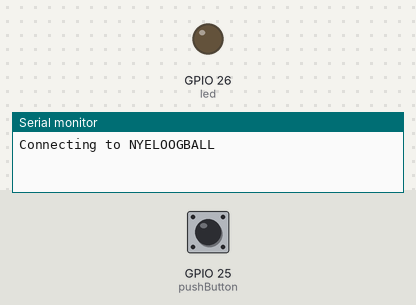
This sketch was run on a simulated ESP32. Shown: output pins drawn as LEDs (lit = HIGH), the last lines printed to the serial monitor. Dashed ring = blinking. The inputs (shaded band) are chosen by the test bench; at power-on: GPIO 25 (pushButton) LOW. WiFi joins after 1.5 s; servers stay silent unless stated; the local clock reads 2024-03-15 10:24:30 at power-on unless the sketch sets it.

Above: at 0.1 s.
At 2.7 s:
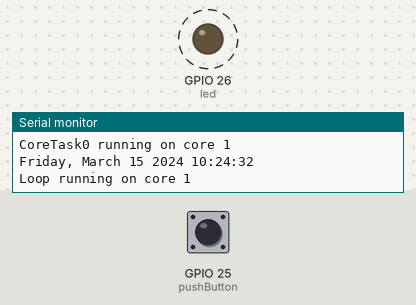
2.8 s: GPIO 25 (pushButton) pulled HIGH for 1.2 s
Timing chart, 0 to 12.3 s (numbered marks = the images above; inputs shaded):
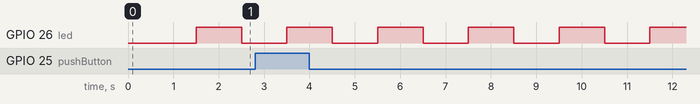

The sketch:

watchdog_error_01.ino
```cpp
#include <WiFi.h>
#include "time.h"
const byte core0 = 0;
const byte core1 = 1;
const byte pushButton =25;
const byte led =26;
const char* ssid       = "NYELOOGBALL";
const char* password   = "egat593618";
const char* ntpServer = "pool.ntp.org";
const long  gmtOffset_sec = 3600 * 7;
const int   daylightOffset_sec = 3600;
void coreTask0( void * pvParameters )
{
  pinMode(led, OUTPUT);
  for (;;)
  {
    digitalWrite(led, !digitalRead(led));
    Serial.println("CoreTask0 running on core " + String(xPortGetCoreID()));
    delay(1000);
  }
  vTaskDelete(NULL);
}
void coreTask1( void * pvParameters )
{
  pinMode(pushButton, INPUT);
  for (;;)
  {
    if (digitalRead(pushButton) == HIGH)
    {
      Serial.println("Push Button");
      Serial.println("CoreTask1 running on core " + String(xPortGetCoreID()));
      delay(1000);
    }
    vTaskDelay(1000);
  }
  vTaskDelete(NULL);
}
void printLocalTime()
{
  struct tm timeinfo;
  if (!getLocalTime(&timeinfo)) {
    Serial.println("Failed to obtain time");
    return;
  }
  Serial.println(&timeinfo, "%A, %B %d %Y %H:%M:%S");
}

void setup()
{
  Serial.begin(112500);
  Serial.printf("Connecting to %s ", ssid);
  WiFi.begin(ssid, password);
  while (WiFi.status() != WL_CONNECTED) {
    delay(500);
    Serial.print(".");
  }

  Serial.println(" CONNECTED");
  configTime(gmtOffset_sec, daylightOffset_sec, ntpServer);
  printLocalTime();
  WiFi.disconnect(true);
  WiFi.mode(WIFI_OFF);
  xTaskCreatePinnedToCore(coreTask0, "coreTask0", 10000, NULL, 1, NULL, core1);
  xTaskCreatePinnedToCore(coreTask1, "coreTask1", 10000, NULL, 1, NULL, core0);
}

void loop()
{
  printLocalTime();
  Serial.println("Loop running on core " + String(xPortGetCoreID()));
  delay(1000);
}
```

Measured:
- by itself, GPIO 26 (led): alternates HIGH for 1.0 s and LOW for 1.0 s
